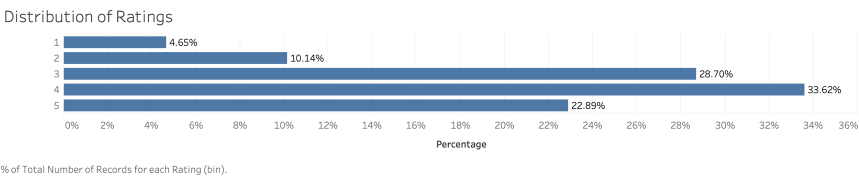
#> input picture Netflix Movie Recommendation/EDA/Distribution of Movie Ratings.png, 1718 x 352 px (shown at 1/2 size)
$ jupyter execute --allow-errors 'Netflix Recommendation Engine.ipynb'
#> lines starting #> are read from the running program, lines starting #| are printed output that depends on the picture
[cell 1]
from collections import defaultdict, deque
import pandas as pd
import numpy as np
import os
from PIL import Image
from sklearn.metrics import mean_squared_error
from surprise import accuracy, Reader, Dataset, SVD, KNNBasic
from surprise.model_selection import train_test_split, KFold, cross_validate, GridSearchCV, train_test_split
import surprise as sp

## IMPORT DATA (Initial Investigation)

#> (a cell that did not finish here is left out)

#### Import 1st testing dataset 'combined_data_1.txt'
Roughly 24,000,000 entries. Each entry is customerId, rating, and year of rating.
Movie IDs are to be mapped to every user rating for creating user-movie matrix later

#> (a cell that did not finish here is left out)

#### Import 'movie_titles' table
Roughly 18000 entries. Each entry is movie_id, year_released and movie name

#> (a cell that did not finish here is left out)

#### Model traning data. Map the movie id to each rating

#> (a cell that did not finish here is left out)

#> (a cell that did not finish here is left out)

## Exploratory Analysis

#> (a cell that did not finish here is left out)

#> (a cell that did not finish here is left out)

#> (a cell that did not finish here is left out)

#### See Tableau Results

[cell 10]
img1 = Image.open('EDA/Distribution of Movie Ratings.png')
#> img1 is the input picture: PIL image 1718x352 RGBA; mean R, G, B, A 221.7, 229.2, 237.1, 254.9
img1

[cell 11]
img2 = Image.open('EDA/Number of Movie Ratings Grouped By Day.png')
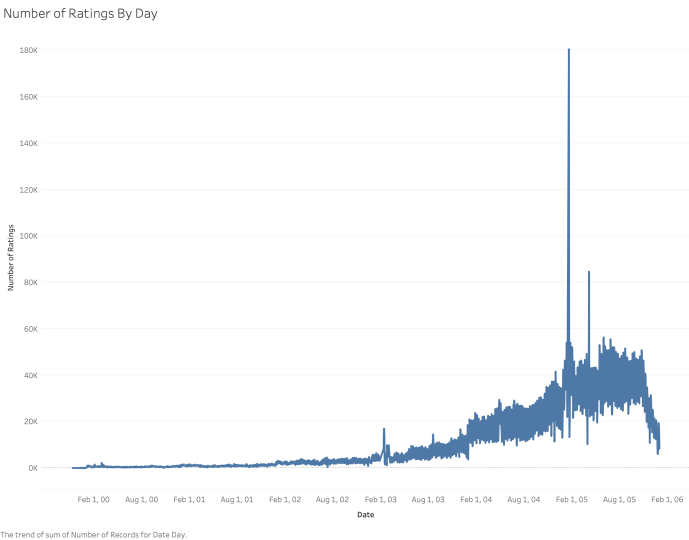
#> input picture Netflix Movie Recommendation/EDA/Number of Movie Ratings Grouped By Day.png, 1378 x 1080 px (shown at 1/2 size)
#> img2 is the input picture: PIL image 1378x1080 RGBA; mean R, G, B, A 248.2, 249.6, 251.1, 254.8
img2

[cell 12]
img3 = Image.open('EDA/Ratings Per Movie.png')
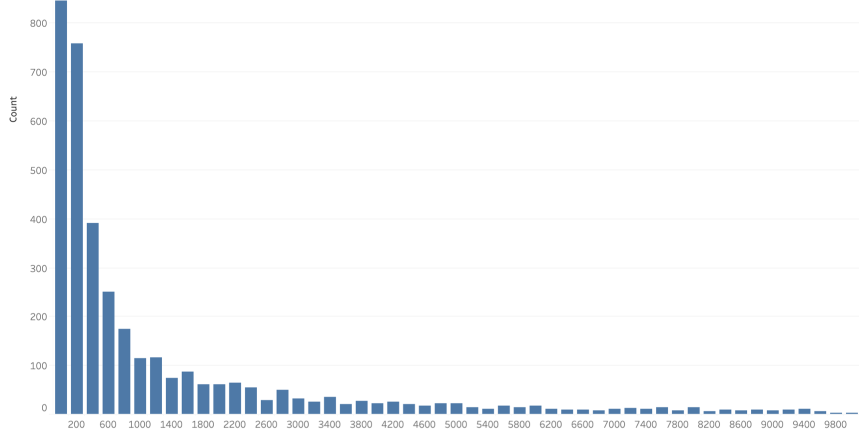
#> input picture Netflix Movie Recommendation/EDA/Ratings Per Movie.png, 1718 x 878 px (shown at 1/2 size)
#> img3 is the input picture: PIL image 1718x878 RGBA; mean R, G, B, A 243.8, 246.2, 248.8, 254.6
img3

[cell 13]
img4 = Image.open('EDA/Ratings Per User.png')
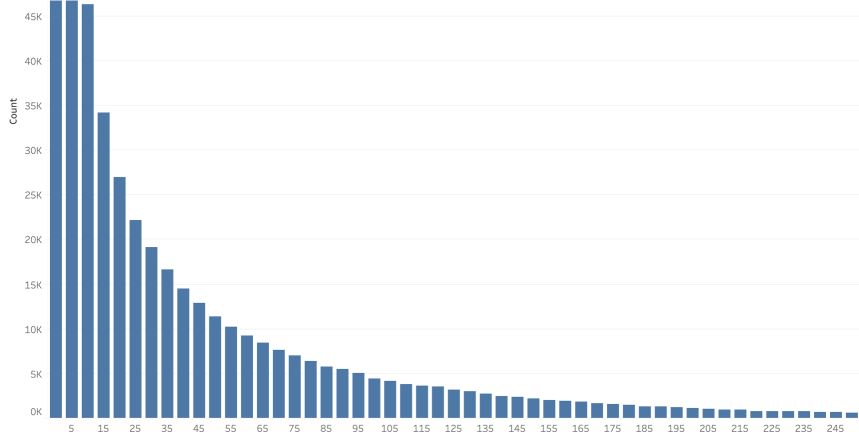
#> input picture Netflix Movie Recommendation/EDA/Ratings Per User.png, 1718 x 878 px (shown at 1/2 size)
#> img4 is the input picture: PIL image 1718x878 RGBA; mean R, G, B, A 232.7, 237.9, 243.4, 254.6
img4
